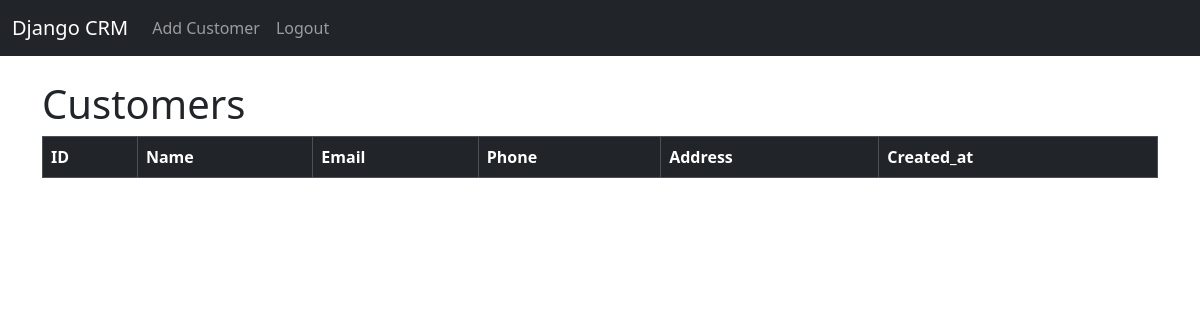
The app's page / (signed in), older data.
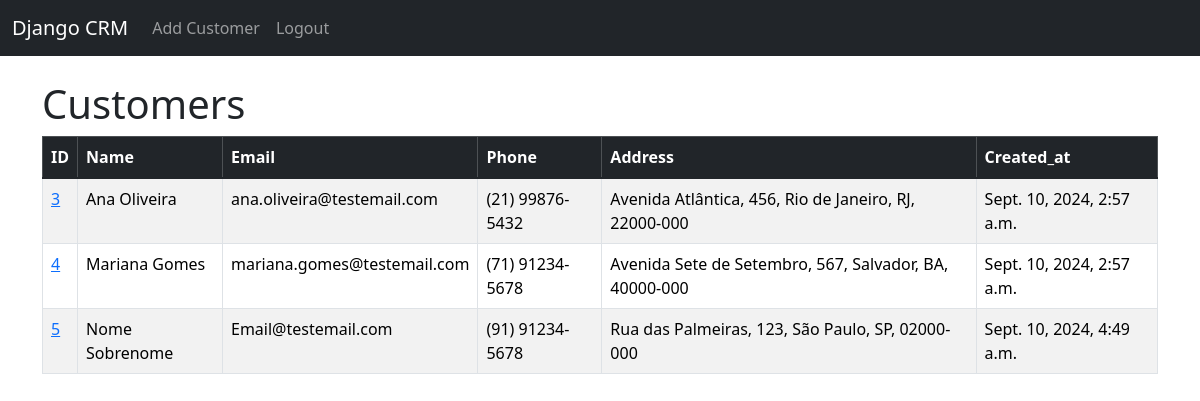
The same page, newer data.
### website/models.py (models this page shows, shortened)
class Customer(models.Model):
    first_name = models.CharField(max_length=100)
    last_name = models.CharField(max_length=100)
    email = models.EmailField(unique=True)
    phone_number = models.CharField(max_length=20, blank=True, null=True)
    address = models.CharField(max_length=255, blank=True, null=True)
    created_at = models.DateTimeField(auto_now_add=True)

### website/views.py (the view)
# urls.py: path('', views.home, name='home'),
def home(request):
    customers = Customer.objects.all()
    if request.method == 'POST':
        username = request.POST['username']
        password = request.POST['password']
        user = authenticate(request, username=username, password=password)
        if user is not None:
            login(request, user)
            messages.success(request, "You have been logged in!")
            return redirect('home')
        else:
            messages.success(request, "There was an error logged in, please try again...")
            return redirect('home')
    else:
        return render(request, 'home.html', {'customers':customers})

### website/templates/home.html (shortened to what this page needs)
{% extends 'base.html' %}
{% block content %}
{% if user.is_authenticated %}
<h1>Customers</h1>
<table class="table table-bordered table-hover table-striped">
    <thead class="table-dark">
      <tr>
        <th scope="col">ID</th>
        <th scope="col">Name</th>
        <th scope="col">Email</th>
        <th scope="col">Phone</th>
        <th scope="col">Address</th>
        <th scope="col">Created_at</th>
      </tr>
    </thead>
    <tbody class="table-group-divider">
            {% if customers %}
                {% for customer in customers %}
                    <tr>
                    <td><a href="{% url 'customer' customer.id %}">{{ customer.id }}</a></td>
                    <td>{{ customer.first_name }}
                    {{ customer.last_name }}</td>
                    <td>{{ customer.email }}</td>
                    <td>{{ customer.phone_number }}</td>
                    <td>{{ customer.address }}</td>
                    <td>{{ customer.created_at }}</td>
                    </tr>
                {% endfor %}
            {% endif %}
    </tbody>
</table>
{% endif %}
{% endblock %}

### website/templates/base.html (shortened to what this page needs)
<!doctype html>
<html lang="en">
  <head>
    <link href="https://cdn.jsdelivr.net/npm/bootstrap@5.3.3/dist/css/bootstrap.min.css" rel="stylesheet">
  </head>
  <body>
    {% include 'navbar.html' %}
    <div class="container">
        <br/>
        {% block content %}
        {% endblock %}
    </div>
  </body>
</html>

### website/templates/navbar.html (shortened to what this page needs)
<nav class="navbar navbar-expand-lg navbar-dark bg-dark">
    <div class="container-fluid">
      <a class="navbar-brand" href="{% url 'home' %}">Django CRM</a>
      <div class="collapse navbar-collapse" id="navbarSupportedContent">
        <ul class="navbar-nav me-auto mb-2 mb-lg-0">
          {% if user.is_authenticated %}
            <li class="nav-item">
              <a class="nav-link" href="{% url 'add_customer' %}">Add Customer</a>
            </li>
            <li class="nav-item">
              <a class="nav-link" href="{% url 'logout' %}">Logout</a>
            </li>
          {% endif %}
        </ul>
      </div>
    </div>
  </nav>

Row changes from the older to the newer data that the page shows:
added Customer: id "3", first_name "Ana", last_name "Oliveira", email "ana.oliveira@testemail.com", phone_number "(21) 99876-5432", address "Avenida Atlântica, 456, Rio de Janeiro, RJ, 22000-000", created_at "Sept. 10, 2024, 2:57 a.m."
added Customer: id "4", first_name "Mariana", last_name "Gomes", email "mariana.gomes@testemail.com", phone_number "(71) 91234-5678", address "Avenida Sete de Setembro, 567, Salvador, BA, 40000-000", created_at "Sept. 10, 2024, 2:57 a.m."
added Customer: id "5", first_name "Nome", last_name "Sobrenome", email "Email@testemail.com", phone_number "(91) 91234-5678", address "Rua das Palmeiras, 123, São Paulo, SP, 02000-000", created_at "Sept. 10, 2024, 4:49 a.m."
